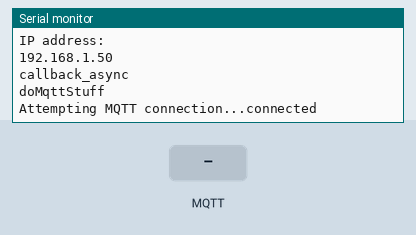
Recording of a sketch running on a simulated ESP32. Shown: the last lines printed to the serial monitor. Inputs (shaded band) come from the test bench. WiFi joins after 1.5 s; servers stay silent unless stated; random numbers use the default seed unless the sketch sets one; no MQTT or app messages arrive unless stated.

Above: at 2.7 s.
2.8 s: MQTT message "1" arrives on the first subscribed topic
At 4.0 s:
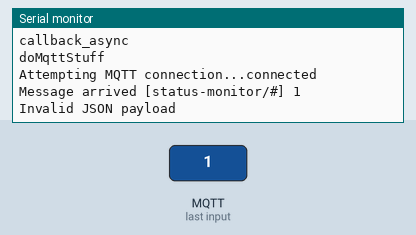
4.3 s: MQTT message "on" arrives on the first subscribed topic
At 5.2 s:
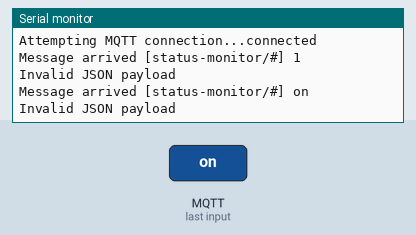
5.8 s: MQTT message "off" arrives on the first subscribed topic
At 6.3 s:
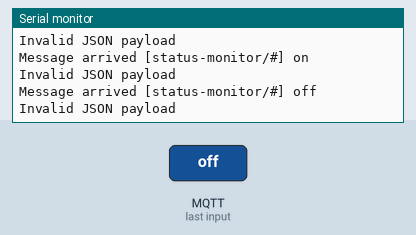

The sketch:

status-display.ino
```cpp
#include <WiFi.h>

#include "configs.h"

void setup_wifi() {
  WiFi.begin(ssid, password);

  while (WiFi.status() != WL_CONNECTED) {
    delay(500);
    Serial.print(".");
  }

  Serial.println("");
  Serial.println("WiFi connected");
  Serial.println("IP address: ");
  Serial.println(WiFi.localIP());
}

void callback_async(void * pvParameters) {
  Serial.println("callback_async");
  doMqttStuff();
}

void setup() {
  Serial.begin(115200);
  Serial.println("setup");

  setup_wifi();
  xTaskCreatePinnedToCore(
    callback_async, /* Function to implement the task */
    "async",    /* Name of the task */
    16384,      /* Stack size in words */
    NULL,       /* Task input parameter */
    0,          /* Priority of the task */
    NULL,       /* Task handle. */
    1);         /* Core where the task should run */
}

void loop() {
  delay(500);
}
```

mqtt.ino
```cpp
#include <PubSubClient.h>
#include <ArduinoJson.h>
#include <WiFi.h>
#include "configs.h"

#include <FastLED.h>

WiFiClient espClient;
PubSubClient client(espClient);

#define NUM_LEDS 256
#define DATA_PIN 12
CRGB leds[NUM_LEDS];

int memoryBrightness = 255;
const int NUM_LEDS_ROW = 16;
const int MAX_BRIGHTNESS_RANDOM_LEDS = 16;

void doMqttStuff() {
    Serial.println("doMqttStuff");
    setup_mqtt();
    setup_fastled();

    while(true) {
        if (!client.connected()) {
            reconnect();
        }
        client.loop();
        delay(1);
    }
}

void reconnect() {
    while (!client.connected()) {
        Serial.print("Attempting MQTT connection...");
        String clientId = "ESP32-";
        clientId += String(random(0xffff), HEX);
        if (client.connect(clientId.c_str(), mqtt_user, mqtt_password)) {
            Serial.println("connected");
            client.publish("status-monitor/started", "yolo");
            client.subscribe("status-monitor/#");
        } else {
            Serial.print("failed, rc=");
            Serial.print(client.state());
            Serial.println(" try again in 5 seconds");
            delay(5000);
        }
    }
}

void setup_mqtt() {
    client.setServer(mqtt_server, 1883);
    client.setCallback(callback);
}

void setup_fastled() {
    FastLED.addLeds<NEOPIXEL, DATA_PIN>(leds, NUM_LEDS);
    FastLED.setMaxPowerInMilliWatts(500);
}

void callback(char* topic, byte* payload, unsigned int length) {
    Serial.print("Message arrived [");
    Serial.print(topic);
    Serial.print("] ");
    for (int i = 0; i < length; i++) {
        Serial.print((char)payload[i]);
    }
    Serial.println();

    // use lib 5.13.2 !
    StaticJsonBuffer<512> jsonBuffer;

    JsonObject& root = jsonBuffer.parseObject(payload);

    if (!root.success()) {
        Serial.println("Invalid JSON payload");
        return;
    }

    if (strcmp(topic, "status-monitor/setOnOff") == 0) {
        const char* onOff = root["value"];
        if (strcmp("ON", onOff) == 0) {
            FastLED.setBrightness(memoryBrightness);
        } else if (strcmp("OFF", onOff) == 0) {
            memoryBrightness = FastLED.getBrightness();
            FastLED.setBrightness(0);
        }
    } else if (strcmp(topic, "status-monitor/setPixel") == 0) {
        uint8_t pixel = root["pin"];
        uint8_t red = root["red"];
        uint8_t green = root["green"];
        uint8_t blue = root["blue"];

        leds[pixel].setRGB(red, green, blue);
    } else {
        client.publish("yolo", "unknown command");
    }
    FastLED.show();
}
```

configs-template.h
```cpp
#define mqtt_server ""
#define mqtt_user ""
#define mqtt_password ""

#define ssid ""
#define password ""
```

Measured:
- after the input at 2.8 s, the serial monitor: prints a new line at once (image 1)
- after the input at 4.3 s, the serial monitor: prints a new line at once (image 2)
- after the input at 5.8 s, the serial monitor: prints a new line at once (image 3)
